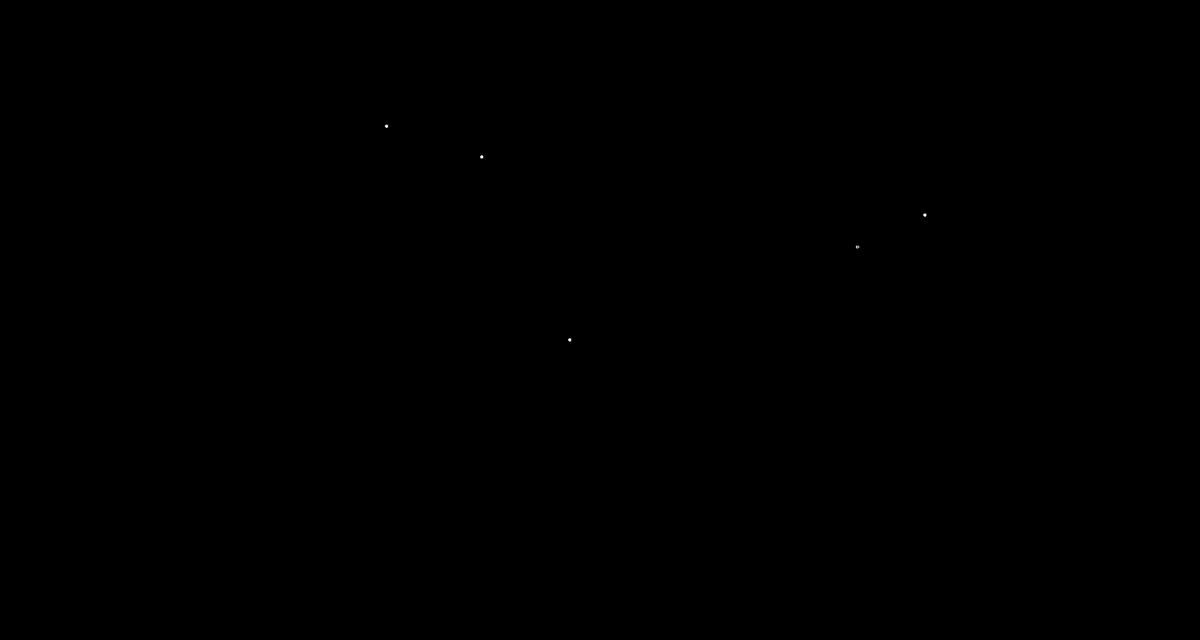
Frame 1 (no input)
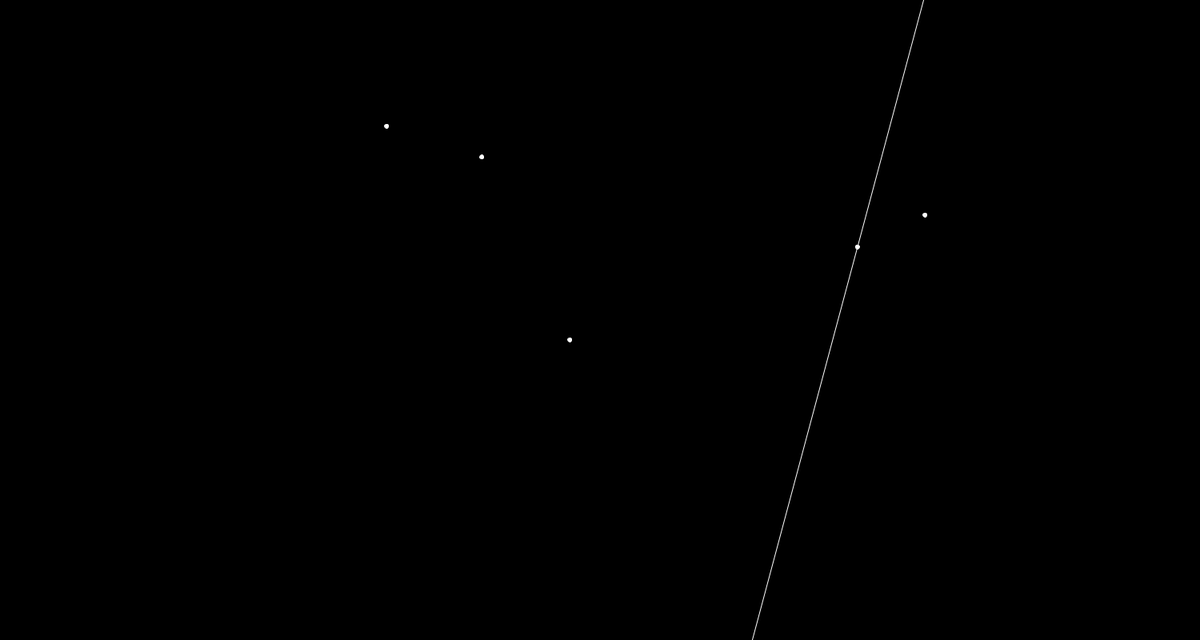
Frame 60 (the mouse pressed at the canvas centre just before this capture)
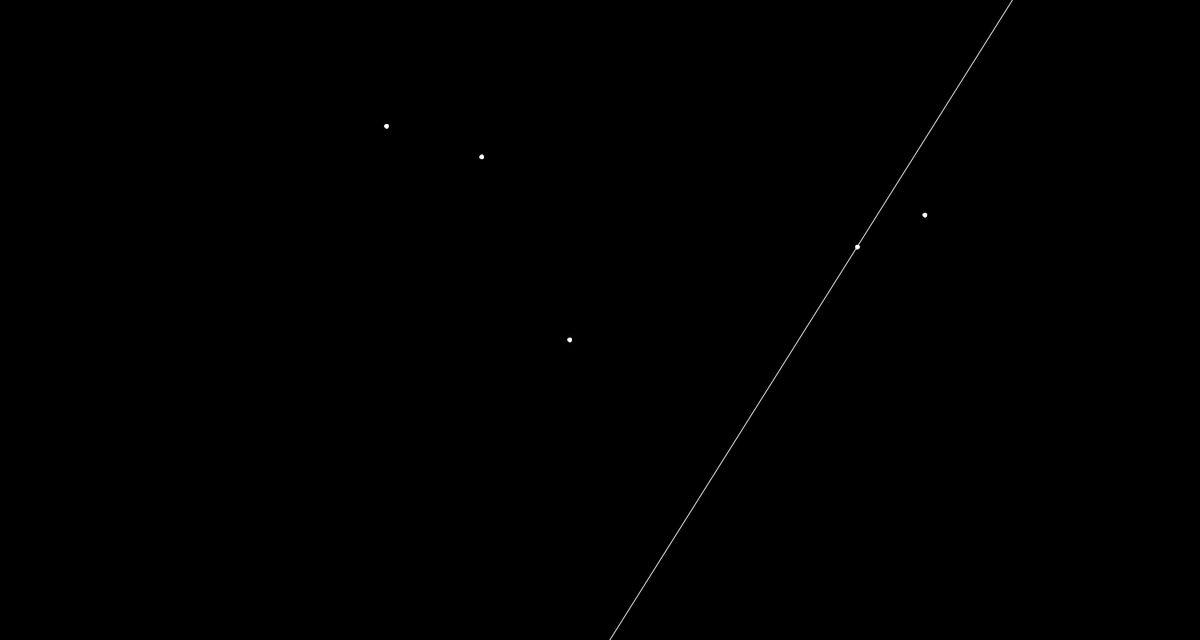
Frame 120 (the mouse held since frame 60 and released just before this capture)

The Processing sketch that drew these frames (run headless with seeded random() and noise(); from frame 60 on, the mouse is pressed at the canvas centre):

// Processing sketch: Main
// ── Main.pde
int WIDTH = 1500;
int HEIGHT = 800;

float currRotation = random(2 * PI);
float SPEED_OF_ROTATION = 0.005;
float PIVOT_RADIUS = 5;
int N_PIVOTS = 5;
ArrayList<PVector> pivots = new ArrayList<>();
PVector line;
int currentPivotIndex = (int) random(N_PIVOTS);
PVector slope;





void setup() {
  size(1500, 800);
  generatePivots();
  line = new PVector(random(WIDTH), random(HEIGHT));
  
}

void draw(){
  background(0);
  update();
  
  drawPivots();
  drawLine();
  
  stroke(255);
  fill(255);
}

void update(){
  updateSlopeRotation();
  if(nPointOfContact() > 1){
     changePivot(); 
  }
  
}

void keyPressed() {
  if (keyCode == 82) { // R key
    totalRefresh();
  }
}


void changePivot(){
  
}

// counts the number of points that the line touches. (Should be either 1 or 2)
// to avoid misses, there should be a tolerance for the precision (making the points bigger)
int nPointOfContact(){
  
   return 0; 
}



// points must not be aligned with other two points
void generatePivots(){
  for(int i=0; i<N_PIVOTS; i++){
    float rx = map(random(WIDTH), 0, WIDTH, 300, 1200);
    float ry = map(random(HEIGHT), 0, HEIGHT, 150, 650);
    
    pivots.add(new PVector(rx, ry));    
  }
}

void totalRefresh(){
   refreshPivots();
   refreshSlope();
   currRotation = random(2*PI);
}

void refreshSlope(){
  line = new PVector(random(WIDTH), random(HEIGHT));
}

void refreshPivots(){
  pivots.clear();
  generatePivots();
}

void drawLine(){
  PVector p = pivots.get(currentPivotIndex);
  
  float sx = (slope.x * 1000) + p.x, sy = (slope.y * 1000) + p.y;
  float ex = (-slope.x * 1000) + p.x, ey = (-slope.y * 1000) + p.y;
  line(sx, sy, ex, ey);
}


void drawPivots(){
   for(PVector pivot : pivots){    
      ellipse(pivot.x, pivot.y, PIVOT_RADIUS, PIVOT_RADIUS);
   }
}

void updateSlopeRotation(){
   currRotation += SPEED_OF_ROTATION;
   PVector rot = new PVector(line.x, line.y);
   rot.rotate(currRotation);
   slope = rot;   
}
